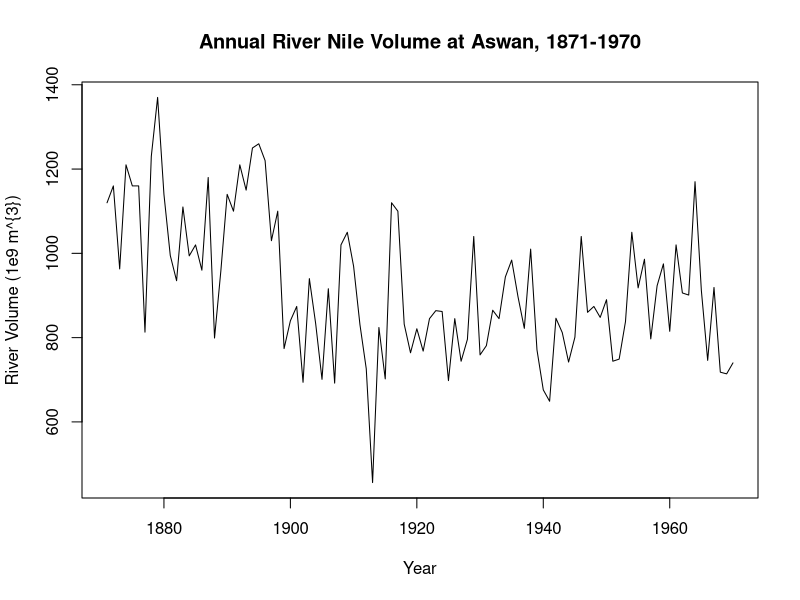
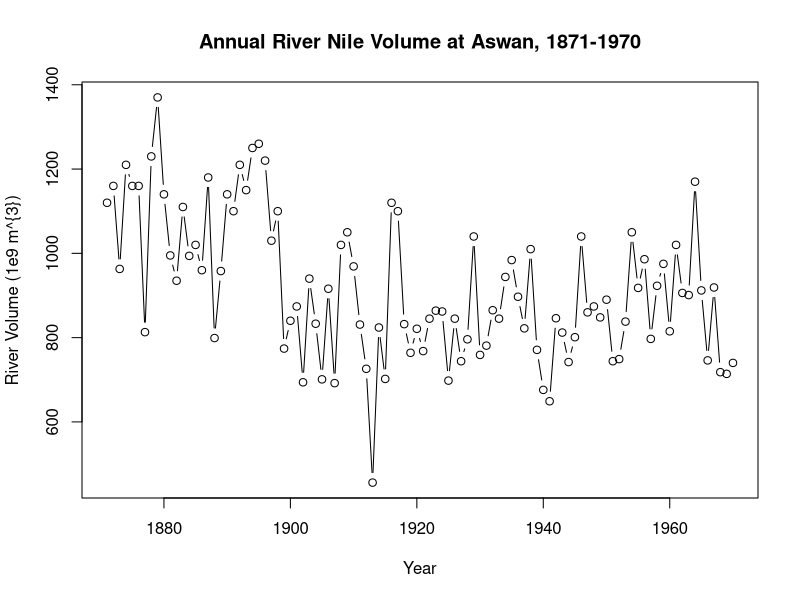
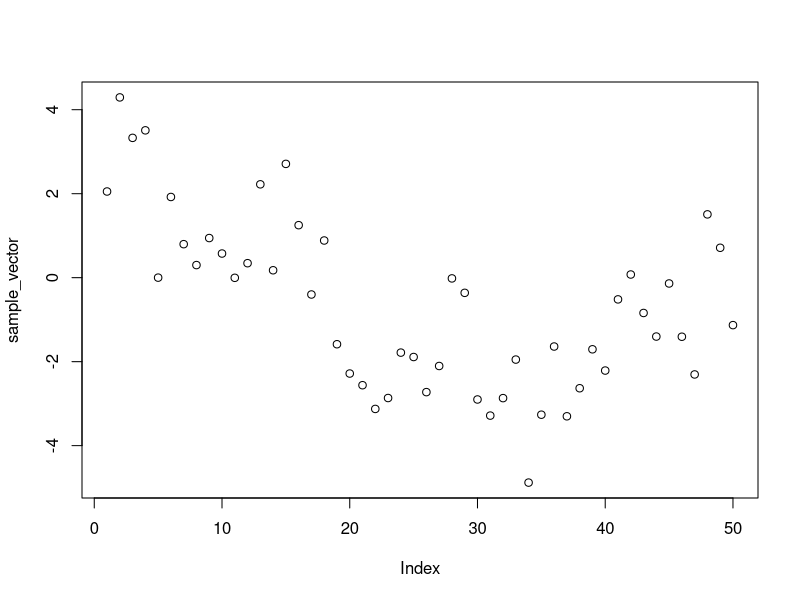

Write R code to recreate these figures, in order.
## ---- chunk 1
print(Nile)
## ---- chunk 2
length(Nile)
## ---- chunk 3
head(Nile)
## ---- chunk 4
head(Nile, n = 10)
## ---- chunk 5
tail(Nile)
## ---- chunk 6
plot(Nile, xlab = 'Year', ylab = 'River Volume (1e9 m^{3})', main = 'Annual River Nile Volume at Aswan, 1871-1970')
## ---- chunk 7
plot(Nile, xlab = 'Year', ylab = 'River Volume (1e9 m^{3})', main = 'Annual River Nile Volume at Aswan, 1871-1970',  type = 'b')
# b stands for both: line and points
## ---- chunk 8
print(AirPassengers)
## ---- chunk 9
start(AirPassengers)

end(AirPassengers)
## ---- chunk 10
time(AirPassengers)
## ---- chunk 11
frequency(AirPassengers)
## ---- chunk 12
deltat(AirPassengers)
## ---- chunk 13
cycle(AirPassengers)
## ---- chunk 14
mean(AirPassengers)
## ---- chunk 15
A <- c (1, 2, 3)
A
## ---- chunk 16
sample_vector <- c(2.0521941073,  4.2928852797,  3.3294132944,  3.5085950670,  0.0009576938,
   1.9217186345,  0.7978134128,  0.2999543435,  0.9435687536,  0.5748283388,
 -0.0034005903,  0.3448649176,  2.2229761136,  0.1763144576,  2.7097622770,
  1.2501948965, -0.4007164754,  0.8852732121, -1.5852420266, -2.2829278891,
 -2.5609531290, -3.1259963754, -2.8660295895, -1.7847009207, -1.8894912908,
 -2.7255351194, -2.1033141800, -0.0174256893, -0.3613204151, -2.9008403327,
 -3.2847440927, -2.8684594718, -1.9505074437, -4.8801892525, -3.2634605353,
 -1.6396062522, -3.3012575840, -2.6331245433, -1.7058354022, -2.2119825061,
 -0.5170595186,  0.0752508095, -0.8406994716, -1.4022683487, -0.1382114230,
 -1.4065954703, -2.3046941055,  1.5073891432,  0.7118679477, -1.1300519022)
## ---- chunk 17
plot(sample_vector)
